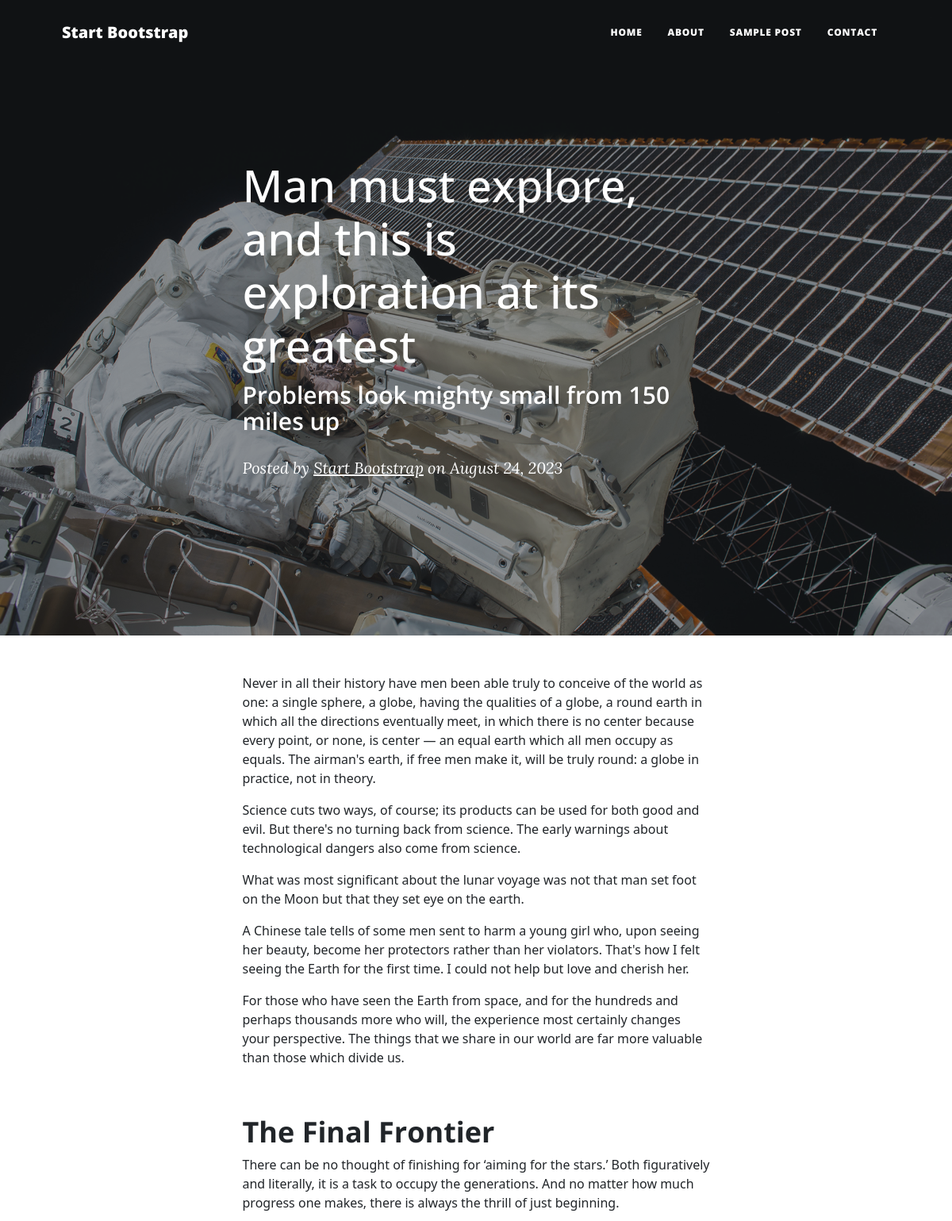
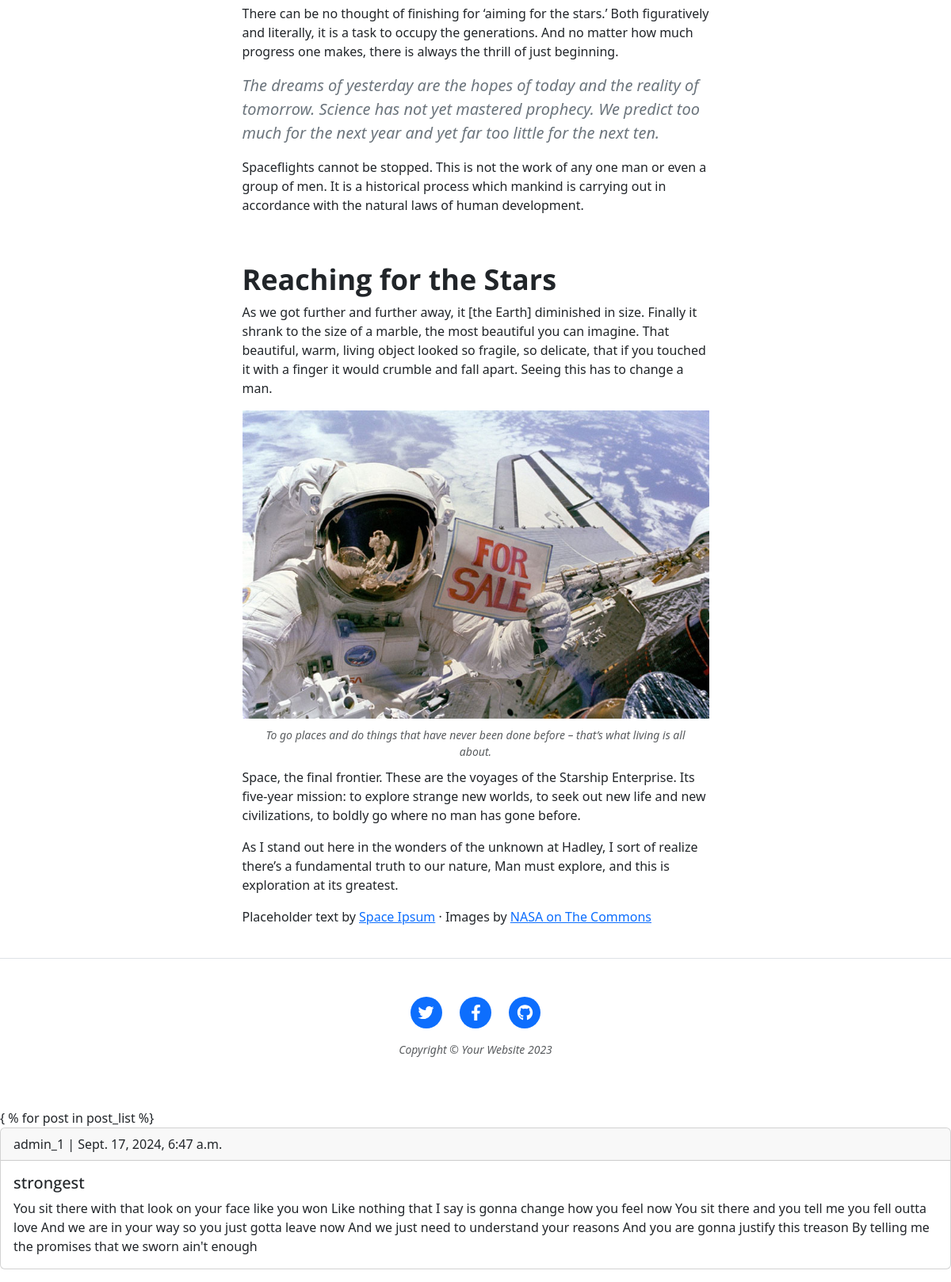
/strongest/, run on the app's committed database (2 pictures, top to bottom).
### blog/models.py (models this page shows, shortened)
class Post(models.Model):
    title = models.CharField(max_length=200, unique=True)
    slug = models.SlugField(max_length=200,unique=True)
    author = models.ForeignKey(User,on_delete=models.CASCADE,related_name='blog_posts')
    content = models.TextField()
    updated_on = models.DateTimeField(auto_now=True)
    created_on = models.DateTimeField(auto_now_add=True)
    status = models.IntegerField(choices=STATUS,default=0)
    class Meta:
        ordering = ['-created_on']

### blog/views.py (the view)
# urls.py: path('<slug:slug>/', views.PostDetail.as_view(),name='post_detail'),
class PostDetail(generic.DeleteView):
    model = Post
    template_name = 'blog/detail.html'

### templates/blog/detail.html (shortened to what this page needs)
{% load static %}
<!DOCTYPE html>
<html lang="en">
    <head>
        <link href="{% static 'css/styles.css' %}" rel="stylesheet" />
    </head>
    <body>
        <nav class="navbar navbar-expand-lg navbar-light" id="mainNav">
            <div class="container px-4 px-lg-5">
                <a class="navbar-brand" href="index.html">Start Bootstrap</a>
                <div class="collapse navbar-collapse" id="navbarResponsive">
                    <ul class="navbar-nav ms-auto py-4 py-lg-0">
                        <li class="nav-item"><a class="nav-link px-lg-3 py-3 py-lg-4" href="index.html">Home</a></li>
                        <li class="nav-item"><a class="nav-link px-lg-3 py-3 py-lg-4" href="about.html">About</a></li>
                        <li class="nav-item"><a class="nav-link px-lg-3 py-3 py-lg-4" href="post.html">Sample Post</a></li>
                        <li class="nav-item"><a class="nav-link px-lg-3 py-3 py-lg-4" href="contact.html">Contact</a></li>
                    </ul>
                </div>
            </div>
        </nav>
        <header class="masthead" style="background-image: url('assets/img/post-bg.jpg')">
            <div class="container position-relative px-4 px-lg-5">
                <div class="row gx-4 gx-lg-5 justify-content-center">
                    <div class="col-md-10 col-lg-8 col-xl-7">
                        <div class="post-heading">
                            <h1>Man must explore, and this is exploration at its greatest</h1>
                            <h2 class="subheading">Problems look mighty small from 150 miles up</h2>
                            <span class="meta">
                                Posted by
                                <a href="#!">Start Bootstrap</a>
                                on August 24, 2023
                            </span>
                        </div>
                    </div>
                </div>
            </div>
        </header>
        <article class="mb-4">
            <div class="container px-4 px-lg-5">
                <div class="row gx-4 gx-lg-5 justify-content-center">
                    <div class="col-md-10 col-lg-8 col-xl-7">
                        <p>Never in all their history have men been able truly to conceive of the world as one: a single sphere, a globe, having the qualities of a globe, a round earth in which all the directions eventually meet, in which there is no center because every point, or none, is center — an equal earth which all men occupy as equals. The airman's earth, if free men make it, will be truly round: a globe in practice, not in theory.</p>
                        <p>Science cuts two ways, of course; its products can be used for both good and evil. But there's no turning back from science. The early warnings about technological dangers also come from science.</p>
                        <p>What was most significant about the lunar voyage was not that man set foot on the Moon but that they set eye on the earth.</p>
                        <p>A Chinese tale tells of some men sent to harm a young girl who, upon seeing her beauty, become her protectors rather than her violators. That's how I felt seeing the Earth for the first time. I could not help but love and cherish her.</p>
                        <p>For those who have seen the Earth from space, and for the hundreds and perhaps thousands more who will, the experience most certainly changes your perspective. The things that we share in our world are far more valuable than those which divide us.</p>
                        <h2 class="section-heading">The Final Frontier</h2>
                        <p>There can be no thought of finishing for ‘aiming for the stars.’ Both figuratively and literally, it is a task to occupy the generations. And no matter how much progress one makes, there is always the thrill of just beginning.</p>
                        <p>There can be no thought of finishing for ‘aiming for the stars.’ Both figuratively and literally, it is a task to occupy the generations. And no matter how much progress one makes, there is always the thrill of just beginning.</p>
                        <blockquote class="blockquote">The dreams of yesterday are the hopes of today and the reality of tomorrow. Science has not yet mastered prophecy. We predict too much for the next year and yet far too little for the next ten.</blockquote>
                        <p>Spaceflights cannot be stopped. This is not the work of any one man or even a group of men. It is a historical process which mankind is carrying out in accordance with the natural laws of human development.</p>
                        <h2 class="section-heading">Reaching for the Stars</h2>
                        <p>As we got further and further away, it [the Earth] diminished in size. Finally it shrank to the size of a marble, the most beautiful you can imagine. That beautiful, warm, living object looked so fragile, so delicate, that if you touched it with a finger it would crumble and fall apart. Seeing this has to change a man.</p>
                        <a href="#!"><img class="img-fluid" src="assets/img/post-sample-image.jpg" alt="..." /></a>
                        <span class="caption text-muted">To go places and do things that have never been done before – that’s what living is all about.</span>
                        <p>Space, the final frontier. These are the voyages of the Starship Enterprise. Its five-year mission: to explore strange new worlds, to seek out new life and new civilizations, to boldly go where no man has gone before.</p>
                        <p>As I stand out here in the wonders of the unknown at Hadley, I sort of realize there’s a fundamental truth to our nature, Man must explore, and this is exploration at its greatest.</p>
                        <p>
                            Placeholder text by
                            <a href="http://spaceipsum.com/">Space Ipsum</a>
                            &middot; Images by
                            <a href="https://www.flickr.com/photos/nasacommons/">NASA on The Commons</a>
                        </p>
                    </div>
                </div>
            </div>
        </article>
        <footer class="border-top">
            <div class="container px-4 px-lg-5">
                <div class="row gx-4 gx-lg-5 justify-content-center">
                    <div class="col-md-10 col-lg-8 col-xl-7">
                        <ul class="list-inline text-center">
                            <li class="list-inline-item">
                                <a href="#!">
                                    <span class="fa-stack fa-lg">
                                        <i class="fas fa-circle fa-stack-2x"></i>
                                        <i class="fab fa-twitter fa-stack-1x fa-inverse"></i>
                                    </span>
                                </a>
                            </li>
                            <li class="list-inline-item">
                                <a href="#!">
                                    <span class="fa-stack fa-lg">
                                        <i class="fas fa-circle fa-stack-2x"></i>
                                        <i class="fab fa-facebook-f fa-stack-1x fa-inverse"></i>
                                    </span>
                                </a>
                            </li>
                            <li class="list-inline-item">
                                <a href="#!">
                                    <span class="fa-stack fa-lg">
                                        <i class="fas fa-circle fa-stack-2x"></i>
                                        <i class="fab fa-github fa-stack-1x fa-inverse"></i>
                                    </span>
                                </a>
                            </li>
                        </ul>
                        <div class="small text-center text-muted fst-italic">Copyright &copy; Your Website 2023</div>
                    </div>
                </div>
            </div>
        </footer>
    </body>
</html>
<!doctype html>
<html lang="en">
  <head>
    <link href="https://cdn.jsdelivr.net/npm/bootstrap@5.3.3/dist/css/bootstrap.min.css" rel="stylesheet">
  </head>
  <body>
    { % for post in post_list %}
    <div class="card mb-3">
        <div class="card-header">
            {{post.author}} | {{post.created_on}}
        </div>
        <div class="card-body">
            <h5 class=""card-title>{{post.title}}</a></h5>
            <p class="card-text">{{post.content}}</p>
        </div>
      </div>
  </body>
</html>

### data on the page
Post: author "admin_1", created_on "Sept. 17, 2024, 6:47 a.m.", title "strongest", content "You sit there with that look on your face like you won Like nothing that I say is gonna change how you feel now You sit there and you tell me you fell outta love And we are in your way so you just gotta leave now And we just need to understand your reasons And you are gonna justify this treason By telling me the promises that we sworn ain't enough"
